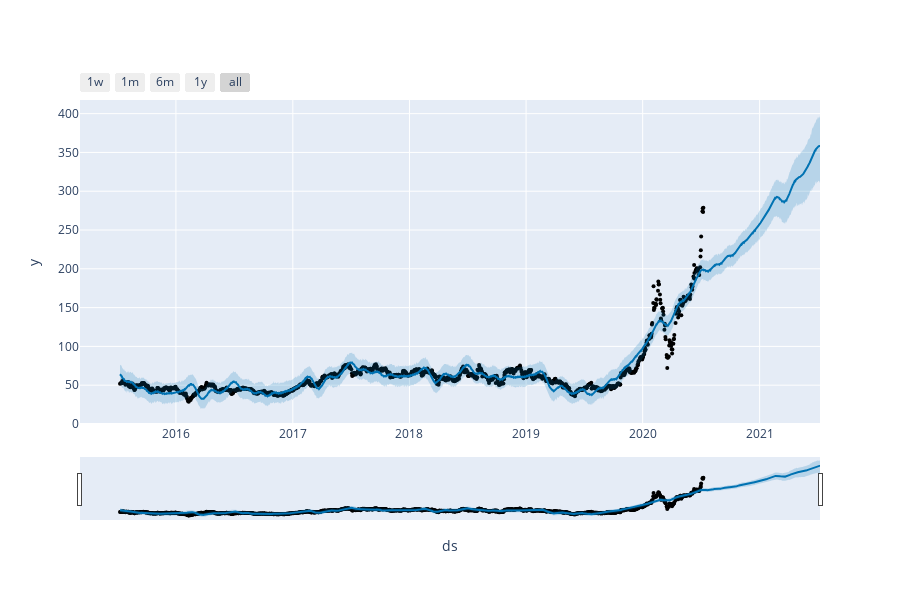

The notebook cell saved with this chart:
### Markdown cell above
Now, for the last step, we will ask the model to predict future values and then visualize the predictions.

### Code cell
from fbprophet.plot import plot_plotly, plot_components_plotly
# A better plot than the simple matplotlib
plot_plotly(fbp, forecast)

### Figure 1 — Plotly figure (JSON) as saved in the notebook; plotly's stock layout.template omitted (floating-point values rounded to 4 significant figures; data arrays with more than 128 entries replaced by an {"elided": "..."} marker saying what was removed)
{"data": [{"marker": {"color": "black", "size": 4}, "mode": "markers", "name": "Actual", "type": "scatter", "x": {"elided": "1259 str values"}, "y": {"elided": "1259 float values"}}, {"hoverinfo": "skip", "line": {"width": 0}, "mode": "lines", "type": "scatter", "x": {"elided": "1624 str values"}, "y": {"elided": "1624 float values"}}, {"fill": "tonexty", "fillcolor": "rgba(0, 114, 178, 0.2)", "line": {"color": "#0072B2", "width": 2}, "mode": "lines", "name": "Predicted", "type": "scatter", "x": {"elided": "1624 str values"}, "y": {"elided": "1624 float values"}}, {"fill": "tonexty", "fillcolor": "rgba(0, 114, 178, 0.2)", "hoverinfo": "skip", "line": {"width": 0}, "mode": "lines", "type": "scatter", "x": {"elided": "1624 str values"}, "y": {"elided": "1624 float values"}}], "layout": {"height": 600, "showlegend": false, "width": 900, "xaxis": {"rangeselector": {"buttons": [{"count": 7, "label": "1w", "step": "day", "stepmode": "backward"}, {"count": 1, "label": "1m", "step": "month", "stepmode": "backward"}, {"count": 6, "label": "6m", "step": "month", "stepmode": "backward"}, {"count": 1, "label": "1y", "step": "year", "stepmode": "backward"}, {"step": "all"}]}, "rangeslider": {"visible": true}, "title": {"text": "ds"}, "type": "date"}, "yaxis": {"title": {"text": "y"}}}}
